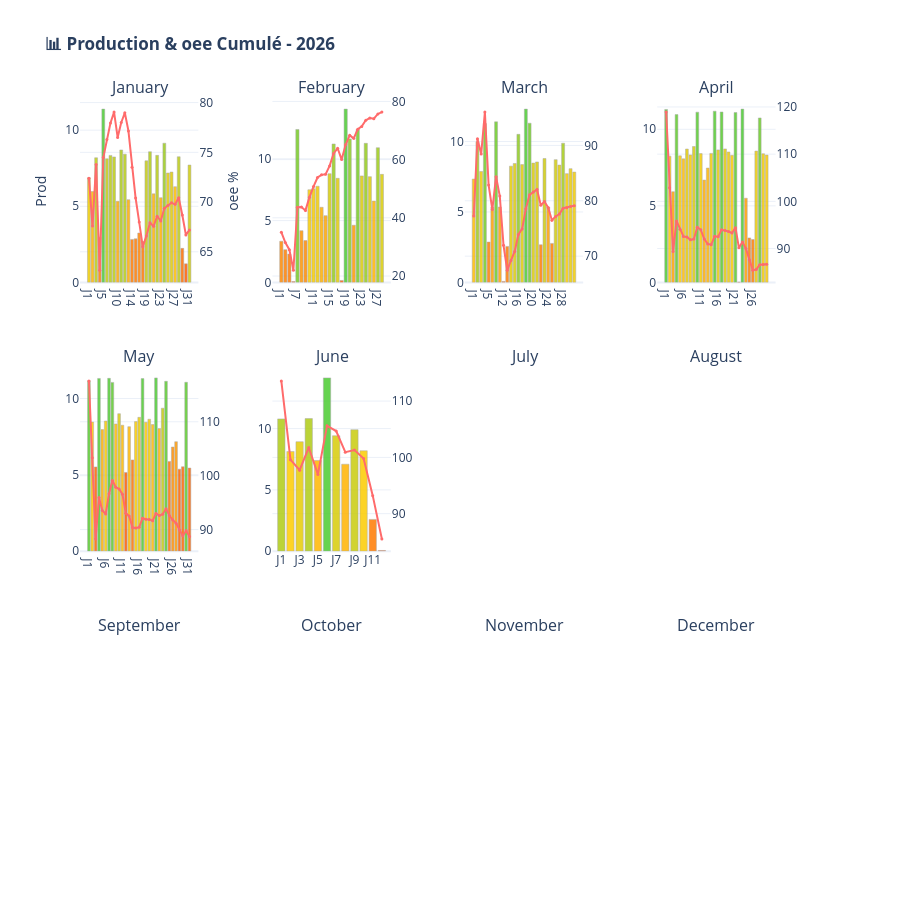

Notebook code cell kept with this figure:
### Code cell
dashboard.plot_histogramme_annuee(annea=2026, nom_produit='Ester')

### Figure 1 — Plotly figure (JSON) as saved in the notebook; plotly's stock layout.template omitted (floating-point values rounded to 4 significant figures)
{"data": [{"hovertemplate": "<b>%{x}</b><br>Prod: %{y:.1f}<extra></extra>", "marker": {"color": ["rgba(237, 204, 4, 0.85)", "rgba(255, 183, 0, 0.85)", "rgba(190, 204, 18, 0.85)", "rgba(255, 125, 0, 0.85)", "rgba(76, 204, 50, 0.85)", "rgba(193, 204, 17, 0.85)", "rgba(185, 204, 19, 0.85)", "rgba(188, 204, 18, 0.85)", "rgba(255, 171, 0, 0.85)", "rgba(172, 204, 23, 0.85)", "rgba(182, 204, 20, 0.85)", "rgba(255, 173, 0, 0.85)", "rgba(255, 123, 0, 0.85)", "rgba(255, 123, 0, 0.85)", "rgba(255, 131, 0, 0.85)", "rgba(255, 120, 0, 0.85)", "rgba(197, 204, 16, 0.85)", "rgba(176, 204, 22, 0.85)", "rgba(255, 180, 0, 0.85)", "rgba(184, 204, 19, 0.85)", "rgba(255, 176, 0, 0.85)", "rgba(156, 204, 27, 0.85)", "rgba(226, 204, 8, 0.85)", "rgba(224, 204, 8, 0.85)", "rgba(255, 190, 0, 0.85)", "rgba(188, 204, 18, 0.85)", "rgba(255, 111, 0, 0.85)", "rgba(255, 92, 0, 0.85)", "rgba(207, 204, 13, 0.85)"], "line": {"color": "darkgray", "width": 0.5}}, "name": "Prod", "showlegend": false, "text": ["7", "6", "8", "3", "11", "8", "8", "8", "5", "9", "8", "5", "3", "3", "3", "3", "8", "9", "6", "8", "6", "9", "7", "7", "6", "8", "2", "1", "8"], "textposition": "none", "type": "bar", "x": ["J1", "J2", "J3", "J4", "J5", "J6", "J7", "J8", "J10", "J11", "J12", "J13", "J14", "J15", "J16", "J18", "J19", "J20", "J21", "J22", "J23", "J24", "J25", "J26", "J27", "J28", "J29", "J30", "J31"], "xaxis": "x", "y": [6.877, 5.966, 8.185, 2.966, 11.38, 8.117, 8.34, 8.239, 5.331, 8.698, 8.424, 5.431, 2.823, 2.862, 3.243, 2.682, 7.985, 8.584, 5.814, 8.344, 5.56, 9.143, 7.184, 7.245, 6.285, 8.252, 2.235, 1.218, 7.708], "yaxis": "y"}, {"hovertemplate": "<b>%{x}</b><br>oee: %{y:.0f}%<extra></extra>", "line": {"color": "#FF6B6B", "width": 2}, "marker": {"color": "#FF6B6B", "size": 3}, "mode": "lines+markers", "name": "oee", "showlegend": false, "type": "scatter", "x": ["J1", "J2", "J3", "J4", "J5", "J6", "J7", "J8", "J10", "J11", "J12", "J13", "J14", "J15", "J16", "J18", "J19", "J20", "J21", "J22", "J23", "J24", "J25", "J26", "J27", "J28", "J29", "J30", "J31"], "xaxis": "x", "y": [72.39, 67.6, 73.78, 63.14, 74.47, 76.3, 77.94, 79.04, 76.49, 78.0, 78.97, 77.15, 73.5, 70.41, 67.99, 65.5, 66.59, 67.92, 67.56, 68.58, 68.1, 69.38, 69.65, 69.92, 69.77, 70.43, 68.69, 66.7, 67.2], "yaxis": "y2"}, {"hovertemplate": "<b>%{x}</b><br>Prod: %{y:.1f}<extra></extra>", "marker": {"color": ["rgba(255, 137, 0, 0.85)", "rgba(255, 127, 0, 0.85)", "rgba(255, 123, 0, 0.85)", "rgba(255, 92, 0, 0.85)", "rgba(119, 204, 37, 0.85)", "rgba(255, 149, 0, 0.85)", "rgba(255, 138, 0, 0.85)", "rgba(248, 204, 1, 0.85)", "rgba(246, 204, 2, 0.85)", "rgba(240, 204, 3, 0.85)", "rgba(255, 175, 0, 0.85)", "rgba(255, 166, 0, 0.85)", "rgba(214, 204, 11, 0.85)", "rgba(150, 204, 29, 0.85)", "rgba(224, 204, 8, 0.85)", "rgba(255, 93, 0, 0.85)", "rgba(76, 204, 50, 0.85)", "rgba(139, 204, 32, 0.85)", "rgba(255, 155, 0, 0.85)", "rgba(119, 204, 37, 0.85)", "rgba(218, 204, 10, 0.85)", "rgba(149, 204, 29, 0.85)", "rgba(220, 204, 9, 0.85)", "rgba(255, 182, 0, 0.85)", "rgba(158, 204, 26, 0.85)", "rgba(215, 204, 11, 0.85)"], "line": {"color": "darkgray", "width": 0.5}}, "name": "Prod", "showlegend": false, "text": ["3", "3", "2", "0", "12", "4", "3", "7", "8", "8", "6", "5", "9", "11", "8", "0", "14", "12", "5", "12", "9", "11", "9", "7", "11", "9"], "textposition": "none", "type": "bar", "x": ["J1", "J2", "J3", "J6", "J7", "J8", "J9", "J10", "J11", "J12", "J13", "J14", "J15", "J16", "J17", "J18", "J19", "J20", "J21", "J22", "J23", "J24", "J25", "J26", "J27", "J28"], "xaxis": "x2", "y": [3.331, 2.65, 2.297, 0.06924, 12.38, 4.185, 3.384, 7.499, 7.578, 7.783, 6.08, 5.402, 8.798, 11.2, 8.423, 0.1614, 14.02, 11.62, 4.628, 12.38, 8.62, 11.26, 8.557, 6.58, 10.9, 8.743], "yaxis": "y3"}, {"hovertemplate": "<b>%{x}</b><br>oee: %{y:.0f}%<extra></extra>", "line": {"color": "#FF6B6B", "width": 2}, "marker": {"color": "#FF6B6B", "size": 3}, "mode": "lines+markers", "name": "oee", "showlegend": false, "type": "scatter", "x": ["J1", "J2", "J3", "J6", "J7", "J8", "J9", "J10", "J11", "J12", "J13", "J14", "J15", "J16", "J17", "J18", "J19", "J20", "J21", "J22", "J23", "J24", "J25", "J26", "J27", "J28"], "xaxis": "x2", "y": [35.06, 31.48, 29.04, 21.96, 43.63, 43.7, 42.54, 47.09, 50.72, 53.84, 54.77, 54.94, 57.84, 62.13, 63.9, 60.01, 65.17, 68.34, 67.31, 70.46, 71.42, 73.56, 74.28, 74.07, 75.7, 76.33], "yaxis": "y4"}, {"hovertemplate": "<b>%{x}</b><br>Prod: %{y:.1f}<extra></extra>", "marker": {"color": ["rgba(255, 189, 0, 0.85)", "rgba(162, 204, 25, 0.85)", "rgba(241, 204, 3, 0.85)", "rgba(114, 204, 39, 0.85)", "rgba(255, 129, 0, 0.85)", "rgba(255, 162, 0, 0.85)", "rgba(110, 204, 40, 0.85)", "rgba(255, 162, 0, 0.85)", "rgba(255, 92, 0, 0.85)", "rgba(255, 125, 0, 0.85)", "rgba(227, 204, 7, 0.85)", "rgba(220, 204, 9, 0.85)", "rgba(143, 204, 31, 0.85)", "rgba(223, 204, 8, 0.85)", "rgba(76, 204, 50, 0.85)", "rgba(113, 204, 39, 0.85)", "rgba(219, 204, 9, 0.85)", "rgba(216, 204, 10, 0.85)", "rgba(255, 126, 0, 0.85)", "rgba(207, 204, 13, 0.85)", "rgba(255, 162, 0, 0.85)", "rgba(255, 128, 0, 0.85)", "rgba(210, 204, 12, 0.85)", "rgba(224, 204, 8, 0.85)", "rgba(166, 204, 24, 0.85)", "rgba(247, 204, 2, 0.85)", "rgba(234, 204, 5, 0.85)", "rgba(243, 204, 3, 0.85)"], "line": {"color": "darkgray", "width": 0.5}}, "name": "Prod", "showlegend": false, "text": ["7", "10", "8", "11", "3", "5", "11", "5", "0", "3", "8", "8", "11", "8", "12", "11", "8", "9", "3", "9", "5", "3", "9", "8", "10", "8", "8", "8"], "textposition": "none", "type": "bar", "x": ["J1", "J2", "J3", "J4", "J5", "J6", "J7", "J8", "J12", "J13", "J14", "J15", "J16", "J17", "J18", "J19", "J20", "J21", "J22", "J23", "J24", "J25", "J26", "J27", "J28", "J29", "J30", "J31"], "xaxis": "x3", "y": [7.337, 9.989, 7.876, 11.28, 2.865, 5.347, 11.4, 5.354, 0.06962, 2.556, 8.255, 8.442, 10.51, 8.363, 12.3, 11.3, 8.471, 8.552, 2.671, 8.798, 5.353, 2.77, 8.716, 8.33, 9.883, 7.723, 8.077, 7.833], "yaxis": "y5"}, {"hovertemplate": "<b>%{x}</b><br>oee: %{y:.0f}%<extra></extra>", "line": {"color": "#FF6B6B", "width": 2}, "marker": {"color": "#FF6B6B", "size": 3}, "mode": "lines+markers", "name": "oee", "showlegend": false, "type": "scatter", "x": ["J1", "J2", "J3", "J4", "J5", "J6", "J7", "J8", "J12", "J13", "J14", "J15", "J16", "J17", "J18", "J19", "J20", "J21", "J22", "J23", "J24", "J25", "J26", "J27", "J28", "J29", "J30", "J31"], "xaxis": "x3", "y": [77.23, 91.19, 88.43, 96.01, 82.84, 78.41, 84.36, 80.86, 71.95, 67.45, 69.22, 70.85, 73.92, 74.93, 78.56, 81.09, 81.57, 82.04, 79.2, 79.87, 78.75, 76.49, 77.16, 77.6, 78.65, 78.76, 78.99, 79.11], "yaxis": "y6"}, {"hovertemplate": "<b>%{x}</b><br>Prod: %{y:.1f}<extra></extra>", "marker": {"color": ["rgba(77, 204, 49, 0.85)", "rgba(254, 204, 0, 0.85)", "rgba(255, 163, 0, 0.85)", "rgba(97, 204, 44, 0.85)", "rgba(253, 204, 0, 0.85)", "rgba(255, 190, 0, 0.85)", "rgba(227, 204, 7, 0.85)", "rgba(249, 204, 1, 0.85)", "rgba(217, 204, 10, 0.85)", "rgba(88, 204, 46, 0.85)", "rgba(244, 204, 2, 0.85)", "rgba(255, 173, 0, 0.85)", "rgba(255, 182, 0, 0.85)", "rgba(243, 204, 3, 0.85)", "rgba(84, 204, 47, 0.85)", "rgba(230, 204, 6, 0.85)", "rgba(87, 204, 46, 0.85)", "rgba(226, 204, 7, 0.85)", "rgba(238, 204, 4, 0.85)", "rgba(251, 204, 1, 0.85)", "rgba(89, 204, 46, 0.85)", "rgba(255, 92, 0, 0.85)", "rgba(76, 204, 50, 0.85)", "rgba(255, 158, 0, 0.85)", "rgba(255, 127, 0, 0.85)", "rgba(255, 125, 0, 0.85)", "rgba(235, 204, 5, 0.85)", "rgba(109, 204, 40, 0.85)", "rgba(245, 204, 2, 0.85)", "rgba(250, 204, 1, 0.85)"], "line": {"color": "darkgray", "width": 0.5}}, "name": "Prod", "showlegend": false, "text": ["11", "8", "6", "11", "8", "8", "9", "8", "9", "11", "8", "7", "7", "8", "11", "9", "11", "9", "9", "8", "11", "0", "11", "5", "3", "3", "9", "11", "8", "8"], "textposition": "none", "type": "bar", "x": ["J1", "J2", "J3", "J4", "J5", "J6", "J7", "J8", "J9", "J10", "J11", "J12", "J13", "J14", "J15", "J16", "J17", "J18", "J19", "J20", "J21", "J22", "J23", "J24", "J25", "J26", "J27", "J28", "J29", "J30"], "xaxis": "x4", "y": [11.3, 8.247, 5.923, 10.96, 8.265, 8.068, 8.713, 8.327, 8.875, 11.12, 8.412, 6.684, 7.467, 8.426, 11.18, 8.656, 11.13, 8.717, 8.518, 8.298, 11.1, 0.02586, 11.32, 5.499, 2.906, 2.8, 8.577, 10.74, 8.402, 8.315], "yaxis": "y7"}, {"hovertemplate": "<b>%{x}</b><br>oee: %{y:.0f}%<extra></extra>", "line": {"color": "#FF6B6B", "width": 2}, "marker": {"color": "#FF6B6B", "size": 3}, "mode": "lines+markers", "name": "oee", "showlegend": false, "type": "scatter", "x": ["J1", "J2", "J3", "J4", "J5", "J6", "J7", "J8", "J9", "J10", "J11", "J12", "J13", "J14", "J15", "J16", "J17", "J18", "J19", "J20", "J21", "J22", "J23", "J24", "J25", "J26", "J27", "J28", "J29", "J30"], "xaxis": "x4", "y": [118.9, 102.9, 89.35, 95.86, 94.08, 92.56, 92.44, 91.84, 92.01, 94.52, 93.97, 92.01, 90.97, 90.81, 92.61, 92.51, 93.96, 93.84, 93.62, 93.31, 94.42, 90.14, 91.41, 90.01, 87.63, 85.39, 85.58, 86.56, 86.62, 86.65], "yaxis": "y8"}, {"hovertemplate": "<b>%{x}</b><br>Prod: %{y:.1f}<extra></extra>", "marker": {"color": ["rgba(87, 204, 46, 0.85)", "rgba(253, 204, 0, 0.85)", "rgba(255, 103, 0, 0.85)", "rgba(78, 204, 49, 0.85)", "rgba(255, 177, 0, 0.85)", "rgba(249, 204, 1, 0.85)", "rgba(78, 204, 49, 0.85)", "rgba(94, 204, 44, 0.85)", "rgba(255, 189, 0, 0.85)", "rgba(219, 204, 9, 0.85)", "rgba(255, 186, 0, 0.85)", "rgba(255, 92, 0, 0.85)", "rgba(255, 183, 0, 0.85)", "rgba(255, 117, 0, 0.85)", "rgba(251, 204, 0, 0.85)", "rgba(234, 204, 5, 0.85)", "rgba(79, 204, 49, 0.85)", "rgba(254, 204, 0, 0.85)", "rgba(241, 204, 3, 0.85)", "rgba(255, 187, 0, 0.85)", "rgba(76, 204, 50, 0.85)", "rgba(255, 180, 0, 0.85)", "rgba(197, 204, 16, 0.85)", "rgba(90, 204, 46, 0.85)", "rgba(255, 114, 0, 0.85)", "rgba(255, 142, 0, 0.85)", "rgba(255, 153, 0, 0.85)", "rgba(255, 98, 0, 0.85)", "rgba(255, 103, 0, 0.85)", "rgba(93, 204, 45, 0.85)", "rgba(255, 100, 0, 0.85)"], "line": {"color": "darkgray", "width": 0.5}}, "name": "Prod", "showlegend": false, "text": ["11", "8", "6", "11", "8", "9", "11", "11", "8", "9", "8", "5", "8", "6", "8", "9", "11", "8", "9", "8", "11", "8", "9", "11", "6", "7", "7", "5", "6", "11", "5"], "textposition": "none", "type": "bar", "x": ["J1", "J2", "J3", "J4", "J5", "J6", "J7", "J8", "J9", "J10", "J11", "J12", "J13", "J14", "J15", "J16", "J17", "J18", "J19", "J20", "J21", "J22", "J23", "J24", "J25", "J26", "J27", "J28", "J29", "J30", "J31"], "xaxis": "x5", "y": [11.17, 8.459, 5.519, 11.31, 7.964, 8.525, 11.32, 11.06, 8.335, 9.006, 8.252, 5.157, 8.156, 5.98, 8.487, 8.767, 11.3, 8.444, 8.645, 8.295, 11.35, 8.039, 9.367, 11.13, 5.88, 6.825, 7.172, 5.373, 5.532, 11.06, 5.448], "yaxis": "y9"}, {"hovertemplate": "<b>%{x}</b><br>oee: %{y:.0f}%<extra></extra>", "line": {"color": "#FF6B6B", "width": 2}, "marker": {"color": "#FF6B6B", "size": 3}, "mode": "lines+markers", "name": "oee", "showlegend": false, "type": "scatter", "x": ["J1", "J2", "J3", "J4", "J5", "J6", "J7", "J8", "J9", "J10", "J11", "J12", "J13", "J14", "J15", "J16", "J17", "J18", "J19", "J20", "J21", "J22", "J23", "J24", "J25", "J26", "J27", "J28", "J29", "J30", "J31"], "xaxis": "x5", "y": [117.6, 103.3, 88.24, 95.96, 93.53, 92.9, 96.65, 99.12, 97.85, 97.55, 96.58, 93.05, 92.5, 90.39, 90.32, 90.44, 92.12, 91.94, 91.89, 91.66, 92.99, 92.61, 92.87, 93.88, 92.6, 91.8, 91.2, 89.96, 88.86, 89.78, 88.74], "yaxis": "y10"}, {"hovertemplate": "<b>%{x}</b><br>Prod: %{y:.1f}<extra></extra>", "marker": {"color": ["rgba(175, 204, 22, 0.85)", "rgba(254, 204, 0, 0.85)", "rgba(231, 204, 6, 0.85)", "rgba(175, 204, 22, 0.85)", "rgba(255, 183, 0, 0.85)", "rgba(76, 204, 50, 0.85)", "rgba(216, 204, 10, 0.85)", "rgba(255, 179, 0, 0.85)", "rgba(201, 204, 14, 0.85)", "rgba(252, 204, 0, 0.85)", "rgba(255, 123, 0, 0.85)", "rgba(255, 92, 0, 0.85)"], "line": {"color": "darkgray", "width": 0.5}}, "name": "Prod", "showlegend": false, "text": ["11", "8", "9", "11", "7", "14", "9", "7", "10", "8", "3", "0"], "textposition": "none", "type": "bar", "x": ["J1", "J2", "J3", "J4", "J5", "J6", "J7", "J8", "J9", "J10", "J11", "J12"], "xaxis": "x6", "y": [10.79, 8.134, 8.927, 10.81, 7.398, 14.13, 9.417, 7.094, 9.91, 8.191, 2.593, 0.05906], "yaxis": "y11"}, {"hovertemplate": "<b>%{x}</b><br>oee: %{y:.0f}%<extra></extra>", "line": {"color": "#FF6B6B", "width": 2}, "marker": {"color": "#FF6B6B", "size": 3}, "mode": "lines+markers", "name": "oee", "showlegend": false, "type": "scatter", "x": ["J1", "J2", "J3", "J4", "J5", "J6", "J7", "J8", "J9", "J10", "J11", "J12"], "xaxis": "x6", "y": [113.6, 99.6, 97.72, 101.7, 96.97, 105.6, 104.7, 100.9, 101.3, 99.8, 93.2, 85.49], "yaxis": "y12"}], "layout": {"annotations": [{"font": {"size": 16}, "showarrow": false, "text": "January", "x": 0.08, "xanchor": "center", "xref": "paper", "y": 1, "yanchor": "bottom", "yref": "paper"}, {"font": {"size": 16}, "showarrow": false, "text": "February", "x": 0.34, "xanchor": "center", "xref": "paper", "y": 1, "yanchor": "bottom", "yref": "paper"}, {"font": {"size": 16}, "showarrow": false, "text": "March", "x": 0.6, "xanchor": "center", "xref": "paper", "y": 1, "yanchor": "bottom", "yref": "paper"}, {"font": {"size": 16}, "showarrow": false, "text": "April", "x": 0.86, "xanchor": "center", "xref": "paper", "y": 1, "yanchor": "bottom", "yref": "paper"}, {"font": {"size": 16}, "showarrow": false, "text": "May", "x": 0.08, "xanchor": "center", "xref": "paper", "y": 0.6267, "yanchor": "bottom", "yref": "paper"}, {"font": {"size": 16}, "showarrow": false, "text": "June", "x": 0.34, "xanchor": "center", "xref": "paper", "y": 0.6267, "yanchor": "bottom", "yref": "paper"}, {"font": {"size": 16}, "showarrow": false, "text": "July", "x": 0.6, "xanchor": "center", "xref": "paper", "y": 0.6267, "yanchor": "bottom", "yref": "paper"}, {"font": {"size": 16}, "showarrow": false, "text": "August", "x": 0.86, "xanchor": "center", "xref": "paper", "y": 0.6267, "yanchor": "bottom", "yref": "paper"}, {"font": {"size": 16}, "showarrow": false, "text": "September", "x": 0.08, "xanchor": "center", "xref": "paper", "y": 0.2533, "yanchor": "bottom", "yref": "paper"}, {"font": {"size": 16}, "showarrow": false, "text": "October", "x": 0.34, "xanchor": "center", "xref": "paper", "y": 0.2533, "yanchor": "bottom", "yref": "paper"}, {"font": {"size": 16}, "showarrow": false, "text": "November", "x": 0.6, "xanchor": "center", "xref": "paper", "y": 0.2533, "yanchor": "bottom", "yref": "paper"}, {"font": {"size": 16}, "showarrow": false, "text": "December", "x": 0.86, "xanchor": "center", "xref": "paper", "y": 0.2533, "yanchor": "bottom", "yref": "paper"}], "height": 900, "hovermode": "closest", "showlegend": false, "title": {"text": "<b>📊 Production & oee Cumulé - 2026</b>"}, "xaxis": {"anchor": "y", "domain": [0, 0.16]}, "xaxis10": {"anchor": "y19", "domain": [0.26, 0.42]}, "xaxis11": {"anchor": "y21", "domain": [0.52, 0.68]}, "xaxis12": {"anchor": "y23", "domain": [0.78, 0.94]}, "xaxis2": {"anchor": "y3", "domain": [0.26, 0.42]}, "xaxis3": {"anchor": "y5", "domain": [0.52, 0.68]}, "xaxis4": {"anchor": "y7", "domain": [0.78, 0.94]}, "xaxis5": {"anchor": "y9", "domain": [0, 0.16]}, "xaxis6": {"anchor": "y11", "domain": [0.26, 0.42]}, "xaxis7": {"anchor": "y13", "domain": [0.52, 0.68]}, "xaxis8": {"anchor": "y15", "domain": [0.78, 0.94]}, "xaxis9": {"anchor": "y17", "domain": [0, 0.16]}, "yaxis": {"anchor": "x", "domain": [0.7467, 1], "title": {"text": "Prod"}}, "yaxis10": {"anchor": "x5", "overlaying": "y9", "side": "right"}, "yaxis11": {"anchor": "x6", "domain": [0.3733, 0.6267]}, "yaxis12": {"anchor": "x6", "overlaying": "y11", "side": "right"}, "yaxis13": {"anchor": "x7", "domain": [0.3733, 0.6267]}, "yaxis14": {"anchor": "x7", "overlaying": "y13", "side": "right"}, "yaxis15": {"anchor": "x8", "domain": [0.3733, 0.6267]}, "yaxis16": {"anchor": "x8", "overlaying": "y15", "side": "right"}, "yaxis17": {"anchor": "x9", "domain": [0, 0.2533]}, "yaxis18": {"anchor": "x9", "overlaying": "y17", "side": "right"}, "yaxis19": {"anchor": "x10", "domain": [0, 0.2533]}, "yaxis2": {"anchor": "x", "overlaying": "y", "side": "right", "title": {"text": "oee %"}}, "yaxis20": {"anchor": "x10", "overlaying": "y19", "side": "right"}, "yaxis21": {"anchor": "x11", "domain": [0, 0.2533]}, "yaxis22": {"anchor": "x11", "overlaying": "y21", "side": "right"}, "yaxis23": {"anchor": "x12", "domain": [0, 0.2533]}, "yaxis24": {"anchor": "x12", "overlaying": "y23", "side": "right"}, "yaxis3": {"anchor": "x2", "domain": [0.7467, 1]}, "yaxis4": {"anchor": "x2", "overlaying": "y3", "side": "right"}, "yaxis5": {"anchor": "x3", "domain": [0.7467, 1]}, "yaxis6": {"anchor": "x3", "overlaying": "y5", "side": "right"}, "yaxis7": {"anchor": "x4", "domain": [0.7467, 1]}, "yaxis8": {"anchor": "x4", "overlaying": "y7", "side": "right"}, "yaxis9": {"anchor": "x5", "domain": [0.3733, 0.6267]}}}
